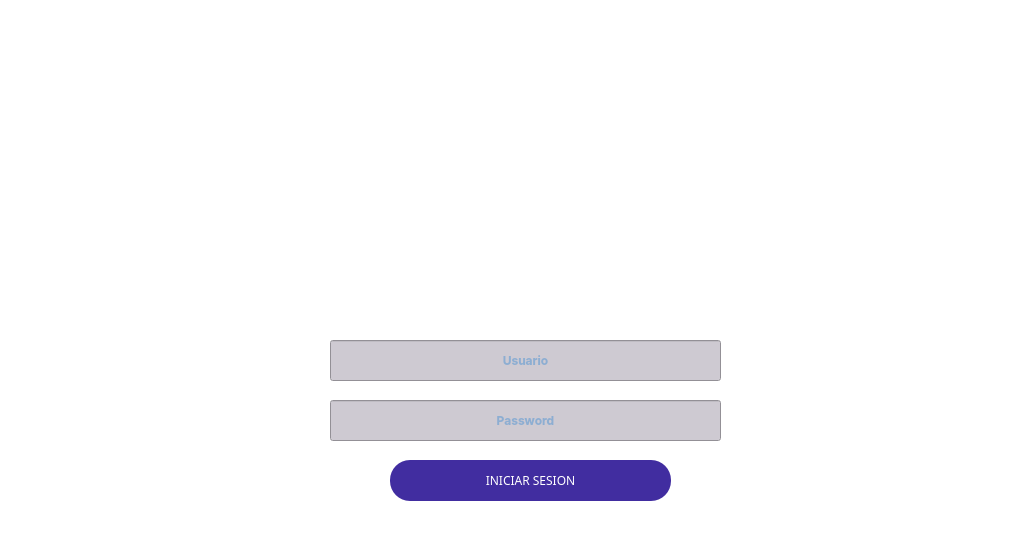
<?xml version="1.0" encoding="UTF-8"?>
<ui version="4.0">
 <class>MainWindow</class>
 <widget class="QMainWindow" name="MainWindow">
  <property name="geometry">
   <rect>
    <x>0</x>
    <y>0</y>
    <width>1017</width>
    <height>546</height>
   </rect>
  </property>
  <property name="minimumSize">
   <size>
    <width>0</width>
    <height>0</height>
   </size>
  </property>
  <property name="maximumSize">
   <size>
    <width>1557</width>
    <height>1086</height>
   </size>
  </property>
  <property name="cursor">
   <cursorShape>ArrowCursor</cursorShape>
  </property>
  <property name="focusPolicy">
   <enum>Qt::StrongFocus</enum>
  </property>
  <property name="acceptDrops">
   <bool>false</bool>
  </property>
  <property name="windowTitle">
   <string>Login</string>
  </property>
  <property name="styleSheet">
   <string notr="true">background-color:rgb(255, 255, 255)
</string>
  </property>
  <property name="toolButtonStyle">
   <enum>Qt::ToolButtonTextOnly</enum>
  </property>
  <property name="animated">
   <bool>true</bool>
  </property>
  <widget class="QWidget" name="centralwidget">
   <widget class="QLineEdit" name="userImput">
    <property name="geometry">
     <rect>
      <x>330</x>
      <y>340</y>
      <width>391</width>
      <height>41</height>
     </rect>
    </property>
    <property name="palette">
     <palette>
      <active>
       <colorrole role="Button">
        <brush brushstyle="SolidPattern">
         <color alpha="255">
          <red>206</red>
          <green>202</green>
          <blue>210</blue>
         </color>
        </brush>
       </colorrole>
       <colorrole role="Midlight">
        <brush brushstyle="SolidPattern">
         <color alpha="255">
          <red>0</red>
          <green>0</green>
          <blue>255</blue>
         </color>
        </brush>
       </colorrole>
       <colorrole role="Base">
        <brush brushstyle="SolidPattern">
         <color alpha="255">
          <red>206</red>
          <green>202</green>
          <blue>210</blue>
         </color>
        </brush>
       </colorrole>
       <colorrole role="Window">
        <brush brushstyle="SolidPattern">
         <color alpha="255">
          <red>206</red>
          <green>202</green>
          <blue>210</blue>
         </color>
        </brush>
       </colorrole>
       <colorrole role="PlaceholderText">
        <brush brushstyle="SolidPattern">
         <color alpha="128">
          <red>75</red>
          <green>145</green>
          <blue>210</blue>
         </color>
        </brush>
       </colorrole>
      </active>
      <inactive>
       <colorrole role="Button">
        <brush brushstyle="SolidPattern">
         <color alpha="255">
          <red>206</red>
          <green>202</green>
          <blue>210</blue>
         </color>
        </brush>
       </colorrole>
       <colorrole role="Midlight">
        <brush brushstyle="SolidPattern">
         <color alpha="255">
          <red>0</red>
          <green>0</green>
          <blue>255</blue>
         </color>
        </brush>
       </colorrole>
       <colorrole role="Base">
        <brush brushstyle="SolidPattern">
         <color alpha="255">
          <red>206</red>
          <green>202</green>
          <blue>210</blue>
         </color>
        </brush>
       </colorrole>
       <colorrole role="Window">
        <brush brushstyle="SolidPattern">
         <color alpha="255">
          <red>206</red>
          <green>202</green>
          <blue>210</blue>
         </color>
        </brush>
       </colorrole>
       <colorrole role="PlaceholderText">
        <brush brushstyle="SolidPattern">
         <color alpha="128">
          <red>75</red>
          <green>145</green>
          <blue>210</blue>
         </color>
        </brush>
       </colorrole>
      </inactive>
      <disabled>
       <colorrole role="Button">
        <brush brushstyle="SolidPattern">
         <color alpha="255">
          <red>206</red>
          <green>202</green>
          <blue>210</blue>
         </color>
        </brush>
       </colorrole>
       <colorrole role="Midlight">
        <brush brushstyle="SolidPattern">
         <color alpha="255">
          <red>0</red>
          <green>0</green>
          <blue>255</blue>
         </color>
        </brush>
       </colorrole>
       <colorrole role="Base">
        <brush brushstyle="SolidPattern">
         <color alpha="255">
          <red>206</red>
          <green>202</green>
          <blue>210</blue>
         </color>
        </brush>
       </colorrole>
       <colorrole role="Window">
        <brush brushstyle="SolidPattern">
         <color alpha="255">
          <red>206</red>
          <green>202</green>
          <blue>210</blue>
         </color>
        </brush>
       </colorrole>
       <colorrole role="PlaceholderText">
        <brush brushstyle="SolidPattern">
         <color alpha="128">
          <red>75</red>
          <green>145</green>
          <blue>210</blue>
         </color>
        </brush>
       </colorrole>
      </disabled>
     </palette>
    </property>
    <property name="font">
     <font>
      <family>Inter</family>
      <bold>true</bold>
     </font>
    </property>
    <property name="cursor">
     <cursorShape>IBeamCursor</cursorShape>
    </property>
    <property name="mouseTracking">
     <bool>false</bool>
    </property>
    <property name="focusPolicy">
     <enum>Qt::ClickFocus</enum>
    </property>
    <property name="toolTipDuration">
     <number>-1</number>
    </property>
    <property name="autoFillBackground">
     <bool>false</bool>
    </property>
    <property name="styleSheet">
     <string notr="true">background-color:rgb(206, 202, 210);
</string>
    </property>
    <property name="inputMask">
     <string/>
    </property>
    <property name="text">
     <string/>
    </property>
    <property name="frame">
     <bool>true</bool>
    </property>
    <property name="alignment">
     <set>Qt::AlignCenter</set>
    </property>
    <property name="dragEnabled">
     <bool>false</bool>
    </property>
    <property name="placeholderText">
     <string>Usuario</string>
    </property>
    <property name="clearButtonEnabled">
     <bool>true</bool>
    </property>
   </widget>
   <widget class="QLineEdit" name="passwordInput">
    <property name="geometry">
     <rect>
      <x>330</x>
      <y>400</y>
      <width>391</width>
      <height>41</height>
     </rect>
    </property>
    <property name="palette">
     <palette>
      <active>
       <colorrole role="Button">
        <brush brushstyle="SolidPattern">
         <color alpha="255">
          <red>206</red>
          <green>202</green>
          <blue>210</blue>
         </color>
        </brush>
       </colorrole>
       <colorrole role="Base">
        <brush brushstyle="SolidPattern">
         <color alpha="255">
          <red>206</red>
          <green>202</green>
          <blue>210</blue>
         </color>
        </brush>
       </colorrole>
       <colorrole role="Window">
        <brush brushstyle="SolidPattern">
         <color alpha="255">
          <red>206</red>
          <green>202</green>
          <blue>210</blue>
         </color>
        </brush>
       </colorrole>
       <colorrole role="PlaceholderText">
        <brush brushstyle="SolidPattern">
         <color alpha="128">
          <red>75</red>
          <green>145</green>
          <blue>210</blue>
         </color>
        </brush>
       </colorrole>
      </active>
      <inactive>
       <colorrole role="Button">
        <brush brushstyle="SolidPattern">
         <color alpha="255">
          <red>206</red>
          <green>202</green>
          <blue>210</blue>
         </color>
        </brush>
       </colorrole>
       <colorrole role="Base">
        <brush brushstyle="SolidPattern">
         <color alpha="255">
          <red>206</red>
          <green>202</green>
          <blue>210</blue>
         </color>
        </brush>
       </colorrole>
       <colorrole role="Window">
        <brush brushstyle="SolidPattern">
         <color alpha="255">
          <red>206</red>
          <green>202</green>
          <blue>210</blue>
         </color>
        </brush>
       </colorrole>
       <colorrole role="PlaceholderText">
        <brush brushstyle="SolidPattern">
         <color alpha="128">
          <red>75</red>
          <green>145</green>
          <blue>210</blue>
         </color>
        </brush>
       </colorrole>
      </inactive>
      <disabled>
       <colorrole role="Button">
        <brush brushstyle="SolidPattern">
         <color alpha="255">
          <red>206</red>
          <green>202</green>
          <blue>210</blue>
         </color>
        </brush>
       </colorrole>
       <colorrole role="Base">
        <brush brushstyle="SolidPattern">
         <color alpha="255">
          <red>206</red>
          <green>202</green>
          <blue>210</blue>
         </color>
        </brush>
       </colorrole>
       <colorrole role="Window">
        <brush brushstyle="SolidPattern">
         <color alpha="255">
          <red>206</red>
          <green>202</green>
          <blue>210</blue>
         </color>
        </brush>
       </colorrole>
       <colorrole role="PlaceholderText">
        <brush brushstyle="SolidPattern">
         <color alpha="128">
          <red>75</red>
          <green>145</green>
          <blue>210</blue>
         </color>
        </brush>
       </colorrole>
      </disabled>
     </palette>
    </property>
    <property name="font">
     <font>
      <family>Inter</family>
      <bold>true</bold>
     </font>
    </property>
    <property name="mouseTracking">
     <bool>true</bool>
    </property>
    <property name="focusPolicy">
     <enum>Qt::ClickFocus</enum>
    </property>
    <property name="styleSheet">
     <string notr="true">background-color:rgb(206, 202, 210);
</string>
    </property>
    <property name="text">
     <string/>
    </property>
    <property name="echoMode">
     <enum>QLineEdit::Password</enum>
    </property>
    <property name="alignment">
     <set>Qt::AlignCenter</set>
    </property>
    <property name="placeholderText">
     <string>Password</string>
    </property>
    <property name="clearButtonEnabled">
     <bool>false</bool>
    </property>
   </widget>
   <widget class="QPushButton" name="loginButton">
    <property name="enabled">
     <bool>true</bool>
    </property>
    <property name="geometry">
     <rect>
      <x>390</x>
      <y>460</y>
      <width>281</width>
      <height>41</height>
     </rect>
    </property>
    <property name="palette">
     <palette>
      <active>
       <colorrole role="WindowText">
        <brush brushstyle="SolidPattern">
         <color alpha="255">
          <red>255</red>
          <green>255</green>
          <blue>255</blue>
         </color>
        </brush>
       </colorrole>
       <colorrole role="Button">
        <brush brushstyle="SolidPattern">
         <color alpha="255">
          <red>65</red>
          <green>45</green>
          <blue>160</blue>
         </color>
        </brush>
       </colorrole>
       <colorrole role="Text">
        <brush brushstyle="SolidPattern">
         <color alpha="255">
          <red>255</red>
          <green>255</green>
          <blue>255</blue>
         </color>
        </brush>
       </colorrole>
       <colorrole role="ButtonText">
        <brush brushstyle="SolidPattern">
         <color alpha="255">
          <red>255</red>
          <green>255</green>
          <blue>255</blue>
         </color>
        </brush>
       </colorrole>
       <colorrole role="Base">
        <brush brushstyle="SolidPattern">
         <color alpha="255">
          <red>65</red>
          <green>45</green>
          <blue>160</blue>
         </color>
        </brush>
       </colorrole>
       <colorrole role="Window">
        <brush brushstyle="SolidPattern">
         <color alpha="255">
          <red>65</red>
          <green>45</green>
          <blue>160</blue>
         </color>
        </brush>
       </colorrole>
       <colorrole role="PlaceholderText">
        <brush brushstyle="SolidPattern">
         <color alpha="128">
          <red>255</red>
          <green>255</green>
          <blue>255</blue>
         </color>
        </brush>
       </colorrole>
      </active>
      <inactive>
       <colorrole role="WindowText">
        <brush brushstyle="SolidPattern">
         <color alpha="255">
          <red>255</red>
          <green>255</green>
          <blue>255</blue>
         </color>
        </brush>
       </colorrole>
       <colorrole role="Button">
        <brush brushstyle="SolidPattern">
         <color alpha="255">
          <red>65</red>
          <green>45</green>
          <blue>160</blue>
         </color>
        </brush>
       </colorrole>
       <colorrole role="Text">
        <brush brushstyle="SolidPattern">
         <color alpha="255">
          <red>255</red>
          <green>255</green>
          <blue>255</blue>
         </color>
        </brush>
       </colorrole>
       <colorrole role="ButtonText">
        <brush brushstyle="SolidPattern">
         <color alpha="255">
          <red>255</red>
          <green>255</green>
          <blue>255</blue>
         </color>
        </brush>
       </colorrole>
       <colorrole role="Base">
        <brush brushstyle="SolidPattern">
         <color alpha="255">
          <red>65</red>
          <green>45</green>
          <blue>160</blue>
         </color>
        </brush>
       </colorrole>
       <colorrole role="Window">
        <brush brushstyle="SolidPattern">
         <color alpha="255">
          <red>65</red>
          <green>45</green>
          <blue>160</blue>
         </color>
        </brush>
       </colorrole>
       <colorrole role="PlaceholderText">
        <brush brushstyle="SolidPattern">
         <color alpha="128">
          <red>255</red>
          <green>255</green>
          <blue>255</blue>
         </color>
        </brush>
       </colorrole>
      </inactive>
      <disabled>
       <colorrole role="WindowText">
        <brush brushstyle="SolidPattern">
         <color alpha="255">
          <red>255</red>
          <green>255</green>
          <blue>255</blue>
         </color>
        </brush>
       </colorrole>
       <colorrole role="Button">
        <brush brushstyle="SolidPattern">
         <color alpha="255">
          <red>65</red>
          <green>45</green>
          <blue>160</blue>
         </color>
        </brush>
       </colorrole>
       <colorrole role="Text">
        <brush brushstyle="SolidPattern">
         <color alpha="255">
          <red>255</red>
          <green>255</green>
          <blue>255</blue>
         </color>
        </brush>
       </colorrole>
       <colorrole role="ButtonText">
        <brush brushstyle="SolidPattern">
         <color alpha="255">
          <red>255</red>
          <green>255</green>
          <blue>255</blue>
         </color>
        </brush>
       </colorrole>
       <colorrole role="Base">
        <brush brushstyle="SolidPattern">
         <color alpha="255">
          <red>65</red>
          <green>45</green>
          <blue>160</blue>
         </color>
        </brush>
       </colorrole>
       <colorrole role="Window">
        <brush brushstyle="SolidPattern">
         <color alpha="255">
          <red>65</red>
          <green>45</green>
          <blue>160</blue>
         </color>
        </brush>
       </colorrole>
       <colorrole role="PlaceholderText">
        <brush brushstyle="SolidPattern">
         <color alpha="128">
          <red>255</red>
          <green>255</green>
          <blue>255</blue>
         </color>
        </brush>
       </colorrole>
      </disabled>
     </palette>
    </property>
    <property name="font">
     <font>
      <family>Segoe UI Black</family>
     </font>
    </property>
    <property name="focusPolicy">
     <enum>Qt::WheelFocus</enum>
    </property>
    <property name="styleSheet">
     <string notr="true">QPushButton{
border-bottom-color: rgb(0, 0, 127);
background-color: rgb(65, 45, 160);
color: rgb(255, 255, 255);
border-radius:20px;

}
QPushButton:hover{
border: 3px solid black;

}

</string>
    </property>
    <property name="text">
     <string>INICIAR SESION</string>
    </property>
    <property name="checkable">
     <bool>false</bool>
    </property>
    <property name="checked">
     <bool>false</bool>
    </property>
   </widget>
   <widget class="QLabel" name="label">
    <property name="geometry">
     <rect>
      <x>0</x>
      <y>250</y>
      <width>1000</width>
      <height>291</height>
     </rect>
    </property>
    <property name="focusPolicy">
     <enum>Qt::TabFocus</enum>
    </property>
    <property name="text">
     <string/>
    </property>
    <property name="pixmap">
     <pixmap>Icono_Proyecto/Tec_1.png</pixmap>
    </property>
    <property name="scaledContents">
     <bool>true</bool>
    </property>
   </widget>
   <widget class="QLabel" name="label_2">
    <property name="geometry">
     <rect>
      <x>360</x>
      <y>60</y>
      <width>351</width>
      <height>251</height>
     </rect>
    </property>
    <property name="font">
     <font>
      <family>Kenyan Coffee Rg</family>
      <pointsize>24</pointsize>
      <italic>false</italic>
      <bold>false</bold>
     </font>
    </property>
    <property name="autoFillBackground">
     <bool>false</bool>
    </property>
    <property name="styleSheet">
     <string notr="true">font: 24pt &quot;Kenyan Coffee Rg&quot;;
background-color: rgb(255, 255, 255);</string>
    </property>
    <property name="text">
     <string/>
    </property>
    <property name="pixmap">
     <pixmap>Icono_Proyecto/Facturitec_logo_transparent 1.png</pixmap>
    </property>
    <property name="scaledContents">
     <bool>true</bool>
    </property>
   </widget>
   <widget class="QLabel" name="label_3">
    <property name="geometry">
     <rect>
      <x>710</x>
      <y>30</y>
      <width>271</width>
      <height>181</height>
     </rect>
    </property>
    <property name="text">
     <string/>
    </property>
    <property name="pixmap">
     <pixmap>Icono_Proyecto/image 3 (1).png</pixmap>
    </property>
    <property name="scaledContents">
     <bool>true</bool>
    </property>
   </widget>
   <widget class="QLabel" name="label_4">
    <property name="geometry">
     <rect>
      <x>290</x>
      <y>340</y>
      <width>31</width>
      <height>31</height>
     </rect>
    </property>
    <property name="text">
     <string/>
    </property>
    <property name="pixmap">
     <pixmap>Icono_Proyecto/image 41.png</pixmap>
    </property>
    <property name="scaledContents">
     <bool>true</bool>
    </property>
   </widget>
   <widget class="QLabel" name="label_5">
    <property name="geometry">
     <rect>
      <x>290</x>
      <y>410</y>
      <width>31</width>
      <height>21</height>
     </rect>
    </property>
    <property name="text">
     <string/>
    </property>
    <property name="pixmap">
     <pixmap>Icono_Proyecto/image 40.png</pixmap>
    </property>
    <property name="scaledContents">
     <bool>true</bool>
    </property>
   </widget>
   <zorder>label</zorder>
   <zorder>label_3</zorder>
   <zorder>loginButton</zorder>
   <zorder>passwordInput</zorder>
   <zorder>userImput</zorder>
   <zorder>label_2</zorder>
   <zorder>label_4</zorder>
   <zorder>label_5</zorder>
  </widget>
 </widget>
 <resources/>
 <connections/>
</ui>
